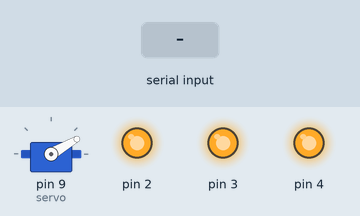
This sketch was run on a simulated Arduino Uno, built with avr-gcc and run on an emulated ATmega328P. Parts: servo, output pins drawn as LEDs (lit = HIGH). The inputs (shaded band) are chosen by the test bench.

Above: at 1.2 s.
1.3 s: "1" received over Serial
At 3.6 s:
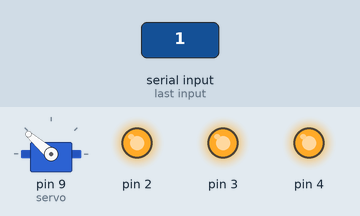
3.9 s: "0" received over Serial
6.9 s: "20" received over Serial
At 7.4 s:
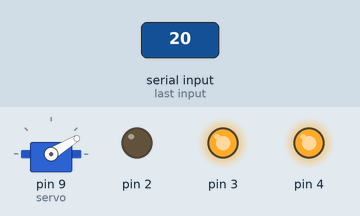
8.4 s: "30" received over Serial
At 9.6 s:
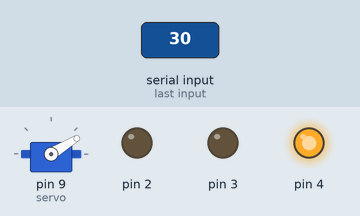
9.9 s: "21" received over Serial
At 10.9 s:
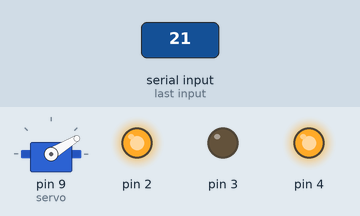
11.4 s: "40" received over Serial
At 12.1 s:
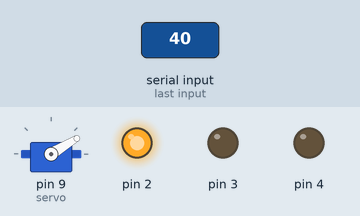
Timing chart, 0 to 13.9 s (numbered marks = the images above; inputs shaded):
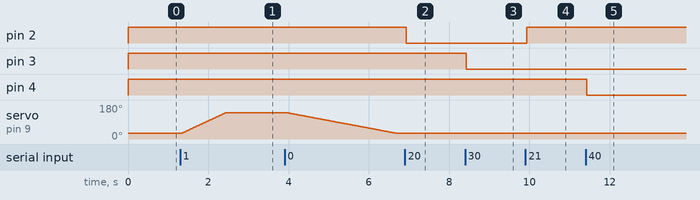

Measured:
- after the input at 1.3 s, servo on pin 9 (servo): moves from 30° to 139° over 1.1 s, starting at once
- after the input at 6.9 s, pin 2: HIGH → LOW at once
- after the input at 8.4 s, pin 3: HIGH → LOW at once
- after the input at 9.9 s, pin 2: LOW → HIGH at once
- after the input at 11.4 s, pin 4: HIGH → LOW at once

The sketch:

lid_open_close.ino
```cpp
/**
 * Arduino Servo & Digital IO Controller
 * -------------------------------------
 * This sketch interfaces with a computer over a serial connection (9600 baud)
 * and listens for string-based commands to control:
 *  - A servo motor (attached to pin 9) mounted on the lid of a Nanodrop spectrophotometer
 *  - Three digital output pins (2, 3, 4)
 *
 * Functionality:
 * --------------
 * - "1"  → Opens the servo (sweeps from 30° to 140°)
 * - "0"  → Closes the servo (sweeps from 140° to 30°)
 *
 * - "21" → Sets digital pin 2 HIGH
 * - "20" → Sets digital pin 2 LOW
 * - "31" → Sets digital pin 3 HIGH
 * - "30" → Sets digital pin 3 LOW
 * - "41" → Sets digital pin 4 HIGH
 * - "40" → Sets digital pin 4 LOW
 *
 * Servo Behavior:
 * ---------------
 * - Servo is initialized to 30° on setup.
 * - Servo movement uses linear sweep with delays:
 *    - Opening: fast sweep (10ms step delay)
 *    - Closing: slower sweep (25ms step delay), for avoiding smashing the lid
 *
 * Setup:
 * ------
 * - Initializes Serial at 9600 baud
 * - Configures pins 2, 3, 4 as OUTPUT and sets them HIGH by default
 * - Attaches the servo to pin 9
 *
 * Notes:
 * ------
 * - Works well with Python scripts sending string commands
 * - Useful for controlling mechanical setups (valves, lights, etc.)
 *   where servo and digital output are triggered via software commands.
 */


#include <Servo.h>
Servo servo;
int angle = 0;

void setup() {
  Serial.begin(9600);
  Serial.setTimeout(25);

  pinMode(2, OUTPUT);
  digitalWrite(2, HIGH);
  pinMode(3, OUTPUT);
  digitalWrite(3, HIGH);
  pinMode(4, OUTPUT);
  digitalWrite(4, HIGH);

  servo.attach(9);
  servo.write(30);

}

void close();
void open();

void loop()
{
while (Serial.available() == 0) {}
String user_input = Serial.readString();

user_input.trim();
//Serial.println(user_input);
if(user_input == "1"){
  //Serial.println("1");
  open();
}
else if(user_input == "0"){
  //Serial.println("0");
  close();
}
else if(user_input == "21"){
  digitalWrite(2, HIGH);
  }
else if(user_input == "20"){
  digitalWrite(2, LOW);
  }
 else if(user_input == "31"){
  digitalWrite(3, HIGH);
  }
else if(user_input == "30"){
  digitalWrite(3, LOW);
  }
else if(user_input == "41"){
  //Serial.println("41");
  digitalWrite(4, HIGH);
  }
else if(user_input == "40"){
  //Serial.println("40");
  digitalWrite(4, LOW);
  }
}

void close()
{
for(angle = 140; angle >30; angle-=1)
{
  servo.write(angle);
  delay(25);
}
}

void open()
{
for(angle = 30; angle < 140; angle+=1)
{
  servo.write(angle);
  delay(10);
}
}
```
